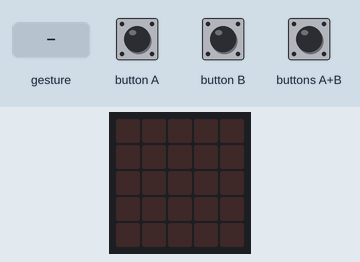
The program below on a simulated BBC micro:bit (MakeCode). Shown: the board's 5×5 LED display. The test bench sets the inputs (shaded band). A tilt is held for 1.5 s and a shake lasts 1 s, then the board lies face up again.

Above: at 1.2 s.
1.3 s: button B pressed for 0.15 s
At 2.2 s:
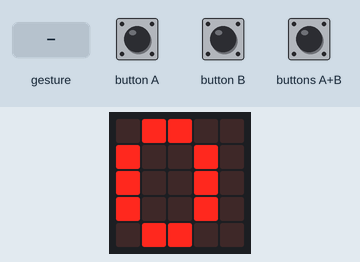
4.4 s: gesture 'shake'
At 5.2 s:
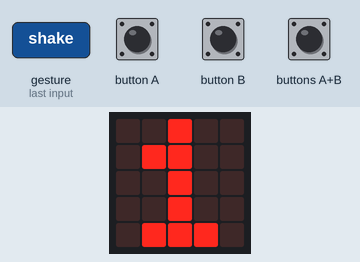
6.1 s: buttons A+B pressed for 0.15 s
At 7.0 s:
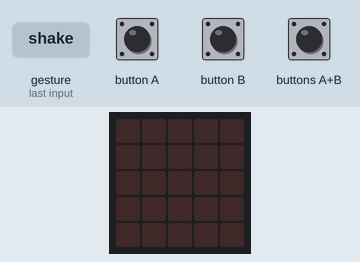
Timing chart, 0 to 9.1 s (numbered marks = the images above; inputs shaded):
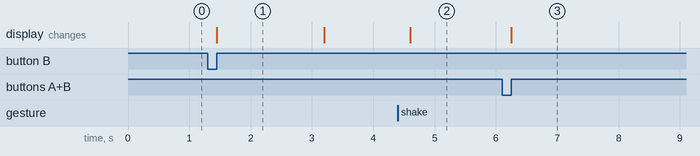

The program:

main.ts
```typescript
input.onButtonPressed(Button.A, function () {
    Variable_crono += 1
})
input.onGesture(Gesture.Shake, function () {
    Variable_passos += 1
    basic.showString("" + (Variable_passos))
})
input.onButtonPressed(Button.AB, function () {
    Variable_passos = 0
    Variable_Temps = 0
    basic.clearScreen()
})
input.onButtonPressed(Button.B, function () {
    Variable_passos = 0
    Variable_passos = 0
    basic.showString("" + Variable_Temps)
    basic.pause(1000)
    basic.clearScreen()
})
let Variable_crono = 0
let Variable_Temps = 0
let Variable_passos = 0
Variable_passos = 0
Variable_Temps = 0
if (Variable_crono == 1) {
    Variable_Temps += 1
    basic.pause(1000)
}
basic.forever(function () {

})
```

test.ts
```typescript
// aquí va el archivo "tests"; esto no se compilará cuando este paquete se utilice como una extensión.
```

Measured:
- after the input at 1.3 s, the display: changes after 0.15 s (image 1)
- after the input at 4.4 s, the display: changes after 0.20 s (image 2)
- after the input at 6.1 s, the display: changes after 0.15 s (image 3)
- what the display in image 1 shows lasts 1.7 s, from 1.5 s to 3.2 s
